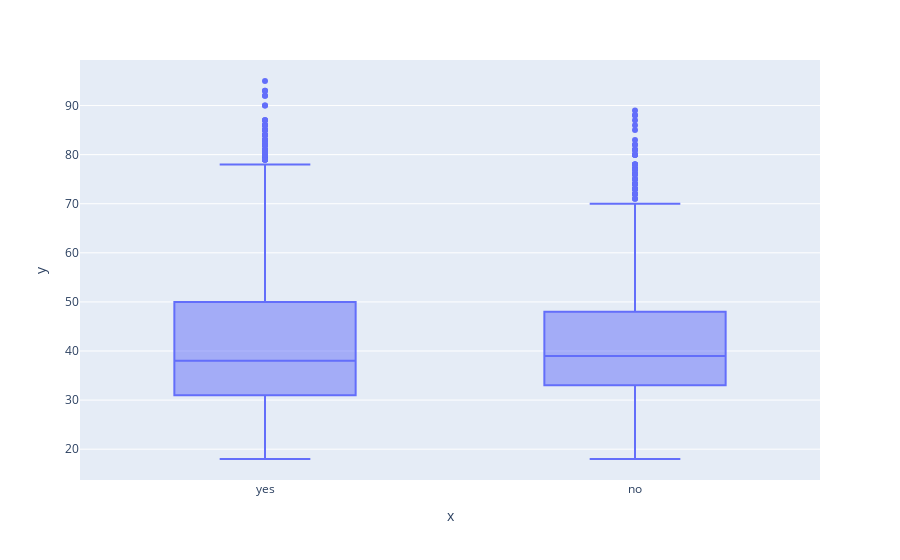

The code cell stored with this chart in its notebook:
### Code cell
figure = px.box(x=bank['deposit'],y=bank['age'])
figure.show()

### Figure 1 — Plotly figure (JSON) as saved in the notebook; plotly's stock layout.template omitted (floating-point values rounded to 4 significant figures; data arrays with more than 128 entries replaced by an {"elided": "..."} marker saying what was removed)
{"data": [{"alignmentgroup": "True", "hovertemplate": "x=%{x}<br>y=%{y}<extra></extra>", "legendgroup": "", "marker": {"color": "#636efa"}, "name": "", "notched": false, "offsetgroup": "", "orientation": "v", "showlegend": false, "type": "box", "x": {"elided": "11162 str values"}, "x0": " ", "xaxis": "x", "y": {"elided": "11162 int values"}, "y0": " ", "yaxis": "y"}], "layout": {"boxmode": "group", "legend": {"tracegroupgap": 0}, "margin": {"t": 60}, "xaxis": {"anchor": "y", "domain": [0, 1], "title": {"text": "x"}}, "yaxis": {"anchor": "x", "domain": [0, 1], "title": {"text": "y"}}}}
